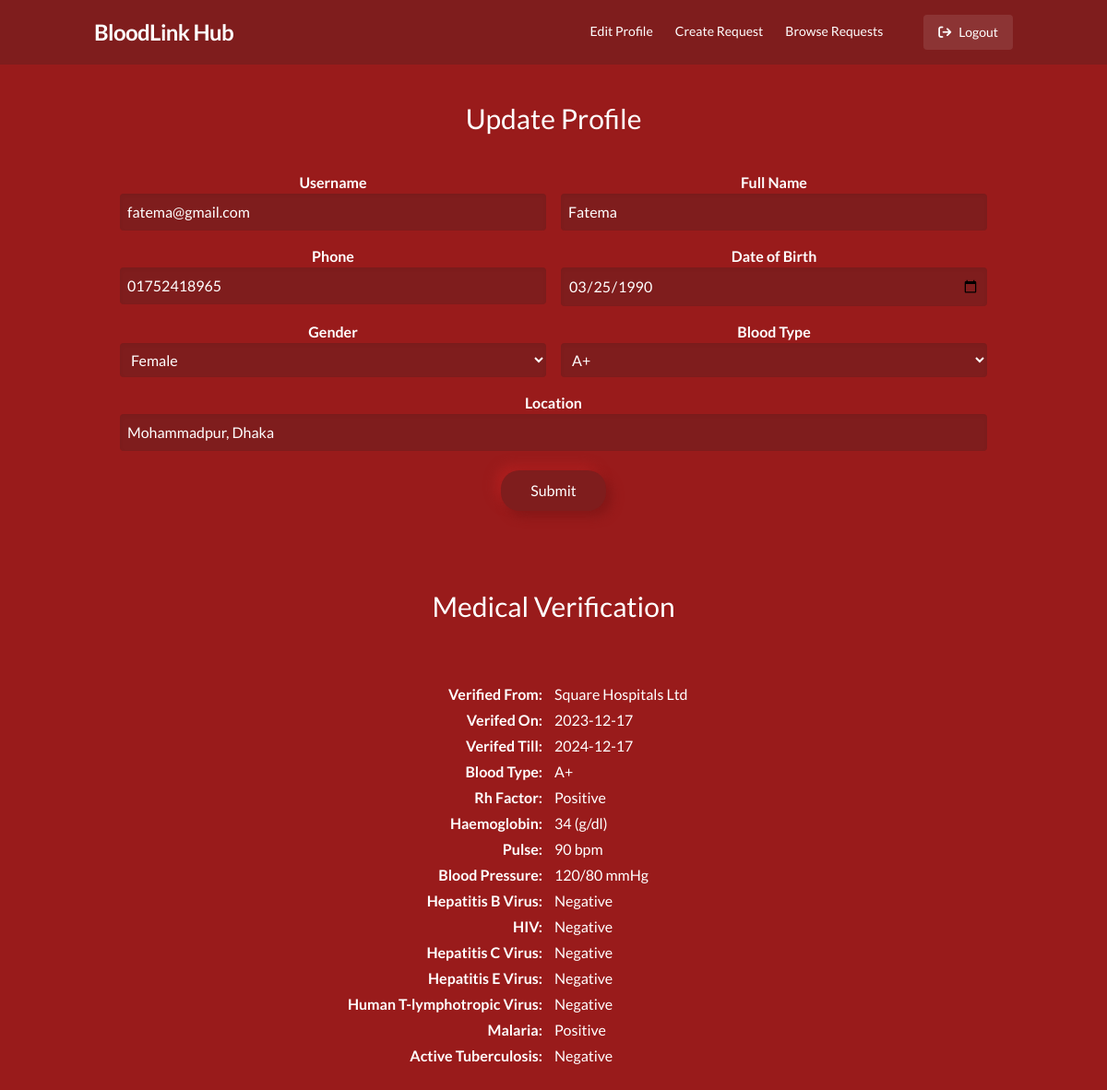
The page /profile.php (signed in) on the database its author committed.
### tables this page shows
CREATE TABLE `users` (
  `Username` varchar(32) NOT NULL,
  `Pass` varchar(32) DEFAULT NULL,
  `PhoneNo` char(11) DEFAULT NULL,
  `Role` varchar(10) DEFAULT 'user',
  `BloodType` varchar(3) DEFAULT NULL,
  `DOB` date DEFAULT NULL,
  `NumberOfDonations` int(11) DEFAULT 0,
  `isDonor` tinyint(1) DEFAULT 0,
  `HospitalID` varchar(20) DEFAULT NULL,
  `Name` varchar(32) DEFAULT NULL,
  `Address` varchar(255) DEFAULT NULL,
  `Gender` varchar(7) DEFAULT NULL,
  `VerifiedOn` date DEFAULT NULL,
  `VerifiedFrom` varchar(20) DEFAULT NULL
);

CREATE TABLE `bloodinformation` (
  `BloodInfoID` int(11) NOT NULL,
  `Username` varchar(32) DEFAULT NULL,
  `RhFactor` varchar(10) DEFAULT NULL,
  `Haemoglobin` float DEFAULT NULL,
  `BP` varchar(10) DEFAULT NULL,
  `Pulse` int(11) DEFAULT NULL,
  `BloodType` varchar(3) DEFAULT NULL
);

CREATE TABLE `hospital` (
  `HospitalID` varchar(20) NOT NULL,
  `Name` varchar(100) DEFAULT NULL,
  `Location` varchar(200) DEFAULT NULL,
  `City` varchar(20) DEFAULT NULL,
  `Division` varchar(20) DEFAULT NULL
);

### profile.php (the view, shortened to what this page needs)
<?php
include "components/header.php";
if ($role == 'user') {
    $sql = "SELECT * FROM bloodinformation WHERE Username = '$username'";
    $result = mysqli_query($con, $sql);
    if ($result && mysqli_num_rows($result) > 0) {
        $blood = mysqli_fetch_array($result);
    }
    $sql = "SELECT * FROM diseasehistory WHERE Username = '$username'";
    $result = mysqli_query($con, $sql);
    if ($result && mysqli_num_rows($result) > 0) {
        $disease = mysqli_fetch_array($result);
    }
    $sql = "SELECT hospital.Name as HospitalName,users.VerifiedOn,users.PhoneNo,users.Username,users.Name,users.DOB,users.Gender,users.BloodType,users.Address FROM users left join hospital on users.VerifiedFrom=hospital.HospitalID WHERE users.Username = '$username'";
    $result = mysqli_query($con, $sql);
    if ($result && mysqli_num_rows($result) > 0) {
        $row = mysqli_fetch_array($result);
    }
    $verifiedOn = new DateTime($row['VerifiedOn']);
    $verifiedTill = $verifiedOn->add(new DateInterval('P1Y'));
} elseif ($role == 'superuser' || $role == 'admin') {
    $sql = "SELECT * FROM users WHERE Username = '$username'";
    $result = mysqli_query($con, $sql);
    if ($result && mysqli_num_rows($result) == 1) {
        $user = mysqli_fetch_assoc($result);
    }
}
?>
<?php if ($role == 'user'): ?>
    <div class="w-full text-center">
        <h1 class="text-3xl mb-10">Update Profile</h1>
        <form action="classes/update.php" method="post" class="w-full grid grid-cols-2 gap-4">
            <div class="flex flex-col text-center col-span-2 md:col-span-1">
                <label for="Username" class="font-bold">Username</label>
                <input disabled class="rounded shadow-inner bg-red-900 p-2" type="text" name="Username" id="Username"
                    value="<?php echo $row['Username']; ?>">
            </div>
            <div class="flex flex-col text-center col-span-2 md:col-span-1">
                <label for="Name" class="font-bold">Full Name</label>
                <input required class="rounded shadow-inner bg-red-900 p-2" type="text" name="Name" id="Name"
                    value="<?php echo $row['Name']; ?>">
            </div>
            <div class="flex flex-col text-center col-span-2 md:col-span-1">
                <label for="PhoneNo" class="font-bold">Phone</label>
                <input required class="rounded shadow-inner bg-red-900 p-2" type="number" name="PhoneNo" id="PhoneNo"
                    value="<?php echo $row['PhoneNo']; ?>">
            </div>
            <div class="flex flex-col text-center col-span-2 md:col-span-1">
                <label for="DOB" class="font-bold">Date of Birth</label>
                <input required class="rounded shadow-inner bg-red-900 p-2" type="date" name="DOB" id="DOB"
                    value="<?php echo $row['DOB']; ?>">
            </div>
            <div class="flex flex-col text-center col-span-2 md:col-span-1">
                <label for="Gender" class="font-bold">Gender</label>
                <select required id="Gender" name="Gender" class="rounded shadow-inner bg-red-900 p-2">
                    <option value="Female" <?php if ($row['Gender'] == 'Female')
                        echo "selected"; ?>>Female</option>
                </select>
            </div>
            <div class="flex flex-col text-center col-span-2 md:col-span-1">
                <label for="BloodType" class="font-bold">Blood Type</label>
                <select id="BloodType" name="BloodType" class="rounded shadow-inner bg-red-900 p-2" required>
                    <?php if ($row['VerifiedOn'] != NULL && $verifiedTill > new DateTime() && $blood['BloodType'] != NULL): ?>
                        <option value="A+" <?php if ($blood['BloodType'] == 'A+')
                            echo "selected"; ?>>A+</option>
                    <?php endif; ?>
                </select>
            </div>
            <div class="flex flex-col text-center col-span-2 ">
                <label for="Address" class="font-bold">Location</label>
                <input required class="rounded shadow-inner bg-red-900 p-2" type="text" name="Address" id="Address"
                    value="<?php echo $row['Address']; ?>">
            </div>
            <button class="col-span-2 button bg-red-900 px-8" type="submit">Submit</button>
        </form>
        <div class="mt-20">
            <h1 class="text-3xl mb-10">Medical Verification</h1>
            <div class="w-full flex flex-col items-center">
                <?php
                if ($row['VerifiedOn'] != NULL && $verifiedTill > new DateTime()):
                    ?>
                    <table class="text-left table-auto tbl">
                        <tbody>
                            <tr>
                                <th>Verified From:</th>
                                <td>
                                    <?php echo $row['HospitalName'] ?>
                                </td>
                            </tr>
                            <tr>
                                <th>Verifed On:</th>
                                <td>
                                    <?php echo $row['VerifiedOn'] ?>
                                </td>
                            </tr>
                            <tr>
                                <th>Verifed Till:</th>
                                <td>
                                    <?php echo $verifiedTill->format('Y-m-d') ?>
                                </td>
                            </tr>
                            <tr>
                                <th>Blood Type:</th>
                                <td>
                                    <?php echo $blood['BloodType'] ?>
                                </td>
                            </tr>
                            <tr>
                                <th>Rh Factor:</th>
                                <td>
                                    <?php echo $blood['RhFactor'] ?>
                                </td>
                            </tr>
                            <br>
                            <tr>
                                <th>Haemoglobin:</th>
                                <td>
                                    <?php echo $blood['Haemoglobin'] ?> (g/dl)
                                </td>
                            </tr>
                            <tr>
                                <th>Pulse:</th>
                                <td>
                                    <?php echo $blood['Pulse'] ?> bpm
                                </td>
                            </tr>
                            <tr>
                                <th>Blood Pressure:</th>
                                <td>
                                    <?php echo $blood['BP'] ?> mmHg
                                </td>
                            </tr>
                            <tr>
                                <th>Hepatitis B Virus:</th>
                                <td>
                                    <?php echo ($disease['HBV'] == '1') ? 'Positive' : 'Negative' ?>
                                </td>
                            </tr>
                            <tr>
                                <th>HIV:</th>
                                <td>
                                    <?php echo ($disease['HIV'] == '1') ? 'Positive' : 'Negative' ?>
                                </td>
                            </tr>
                            <tr>
                                <th>Hepatitis C Virus:</th>
                                <td>
                                    <?php echo ($disease['HCV'] == '1') ? 'Positive' : 'Negative' ?>
                                </td>
                            </tr>
                            <tr>
                                <th>Hepatitis E Virus:</th>
                                <td>
                                    <?php echo ($disease['HEV'] == '1') ? 'Positive' : 'Negative' ?>
                                </td>
                            </tr>
                            <tr>
                                <th>Human T-lymphotropic Virus:</th>
                                <td>
                                    <?php echo ($disease['HTV'] == '1') ? 'Positive' : 'Negative' ?>
                                </td>
                            </tr>
                            <tr>
                                <th>Malaria:</th>
                                <td>
                                    <?php echo ($disease['Malaria'] == '1') ? 'Positive' : 'Negative' ?>
                                </td>
                            </tr>
                            <tr>
                                <th>Active Tuberculosis:</th>
                                <td>
                                    <?php echo ($disease['TB'] == '1') ? 'Positive' : 'Negative' ?>
                                </td>
                            </tr>
                        </tbody>
                    </table>
                <?php else: ?>
                    <h1 class="text-xl  mb-5">Not Verified. Please get verified from one of our recognized hospitals.
                    </h1>
                <?php endif; ?>
            </div>
        </div>
    </div>
<?php endif; ?>
<?php
include "components/footer.php";
?>

### components/header.php (shortened to what this page needs)
<?php
$username = $_SESSION['username'];
$role = $_SESSION['role'];
?>
<!DOCTYPE html>
<html lang="en">
<head>
    <script src="https://cdn.tailwindcss.com"></script>
    <link rel="stylesheet" href="https://cdnjs.cloudflare.com/ajax/libs/font-awesome/6.5.1/css/all.min.css">
    <link rel="stylesheet" href="css/components.css">
</head>
<body class="bg-red-800 text-white">
    <header class="w-full bg-red-900">
        <?php if ($role == 'user'): ?>
            <nav class="flex px-3 py-3 lg:py-0 w-full md:w-[85vw] mx-auto items-center justify-between flex-wrap">
                <div class="flex items-center flex-shrink-0 text-white mr-6">
                    <a href="./dashboard.php" class="font-semibold text-2xl tracking-tight">BloodLink Hub</a>
                </div>
                <div class="w-full hidden flex-grow lg:flex lg:items-center lg:w-auto" id="nav-content">
                    <div class="text-sm lg:flex-grow lg:flex justify-end items-center">
                        <a href="profile.php" class="block mt-4 lg:inline-block hover:bg-red-400/10 lg:mt-0 px-3 py-6 border-b-2 border-transparent <?php if ($_SERVER['PHP_SELF'] == "/BloodLink_Hub/profile.php")
                            echo "active" ?>">
                                Edit Profile
                            </a>
                            <a href="create_request.php" class="block px-3 lg:inline-block lg:mt-0 py-6 border-b-2 border-transparent hover:bg-red-400/10 <?php if ($_SERVER['PHP_SELF'] == "/BloodLink_Hub/create_request.php")
                            echo "active" ?>">
                                Create Request
                            </a>
                            <a href="browse_requests.php" class="block px-3 lg:inline-block lg:mt-0  hover:bg-red-400/10 py-6 border-b-2 border-transparent <?php if ($_SERVER['PHP_SELF'] == "/BloodLink_Hub/browse_requests.php")
                            echo "active" ?>">
                                Browse Requests
                            </a>
                            <a href="classes/logout.php"
                                class="inline-block bg-white/10 text-sm px-4 py-3 hover:bg-red-500/50 leading-none rounded  mt-4 lg:ml-8 transition ease-in-out duration-400 lg:mt-0"><i
                                    class="fa-solid fa-arrow-right-from-bracket mr-2"></i>Logout</a>
                        </div>
                    </div>
                </nav>
        <?php endif; ?>
    </header>
    <div class="min-h-screen w-full md:w-[85vw] mx-auto p-10">

### components/footer.php (shortened to what this page needs)
</div>
</body>
</html>

### css/components.css (style rules this page uses)
body { font-family: "Lato", sans-serif; }
.button { min-width: 80px; padding: 10px; color: #fff; cursor: pointer; font-size: 16px; margin: 5px auto; transition: all 0.8s ease-in-out; border-radius: 20px; background: #991b1b; box-shadow: 6px 6px 12px #851717, -6px -6px 12px #ad1f1f; }
.tbl > tbody > tr > th { text-align: right; padding: 2px 12px; width: 50%; }
::placeholder { color: #fff; }

### rows shown on the page
users: Username "fatema@gmail.com", Name "Fatema", PhoneNo "01752418965", DOB "03/25/1990", Gender "Female", Address "Mohammadpur, Dhaka", hospital.Name "Square Hospitals Ltd", VerifiedOn "2023-12-17", VerifiedOn "2024-12-17"
bloodinformation: BloodType "A+", RhFactor "Positive", Haemoglobin "34", Pulse "90", BP "120/80"
